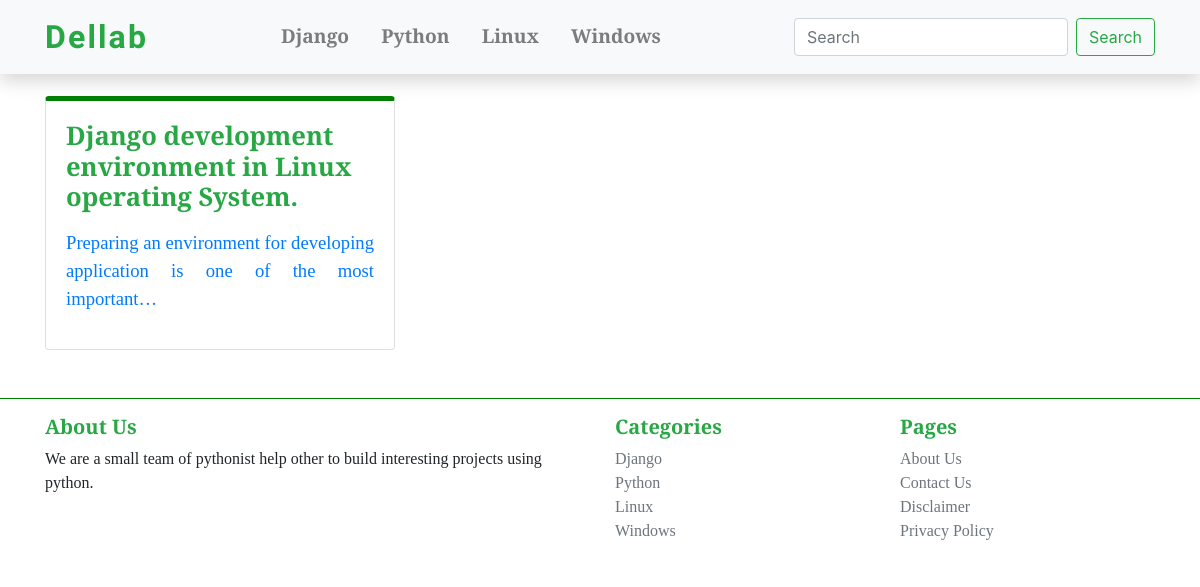
The app's page /linux/ with its own data.
### blog/models.py (models this page shows, shortened)
class Blog(models.Model):
    title = models.TextField(unique=True, max_length=987)
    updated = models.DateField(auto_now=True, auto_now_add=False)
    timestamp = models.DateTimeField(auto_now=False, auto_now_add=True)
    category = models.ForeignKey(Category, on_delete=models.CASCADE)
    content = HTMLField()
    slug = models.SlugField(blank=True, max_length=987)
    def get_absolute_url(self):
        return reverse("details", kwargs={"id": self.id, 'slug': self.slug})

### blog/views.py (the view)
# urls.py: path('linux/', views.linux_index, name='linux_index'),
def linux_index(request):
    linux = Blog.objects.filter(Q(category__title__contains ='linux'))
    return render(request, 'linux/index.html', {'linux': linux })

### templates/linux/index.html (shortened to what this page needs)
{% extends 'master.html' %}
{% block main %}
    <div class="container mt-5">
        <div class="row">
            {% for linux in linux %}
                <div class="col-md-4 mt-5">
                    <div class="card" style=" font-family: 'Averia Serif Libre', cursive; border-top: 5px solid green; border-radius:1.6 rem">
                        <a href={{ linux.get_absolute_url }} " style='text-decoration: none;'>
                            <div class="card-body">
                                <h5 class="card-title text-success text-align-center font-weight-bold" style='font-size: 1.6rem; justify-content: center'>{{linux.title|safe}}</h5>
                                <p class="card-text text-secondary" style='font-size: 1.3rem; justify: center'>{{linux.content|truncatechars:144|safe}}</p>
                            </div>
                        </a>
                    </div>
                </div>
            {% empty %}
                No Post Found
            {% endfor %}
        </div>
    </div>
{% endblock main %}

### records on screen
Blog: title "Django development environment in Linux operating System.", content "Preparing an environment for developing application is one of the most important…"
